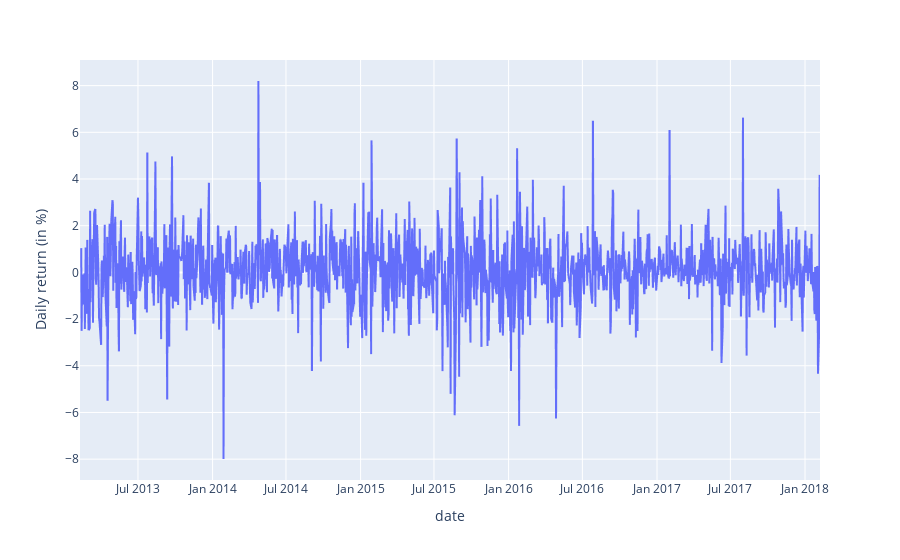

Notebook cell for this chart:
### Code cell
import plotly.express as px
px.line(apple_df,x='date',y='Daily return (in %)')

### Figure 1 — Plotly figure (JSON) as saved in the notebook; plotly's stock layout.template omitted (floating-point values rounded to 4 significant figures; data arrays with more than 128 entries replaced by an {"elided": "..."} marker saying what was removed)
{"data": [{"hovertemplate": "date=%{x}<br>Daily return (in %)=%{y}<extra></extra>", "legendgroup": "", "line": {"color": "#636efa", "dash": "solid"}, "marker": {"symbol": "circle"}, "mode": "lines", "name": "", "showlegend": false, "type": "scattergl", "x": {"elided": "1259 str values"}, "xaxis": "x", "y": {"elided": "1259 float values"}, "yaxis": "y"}], "layout": {"legend": {"tracegroupgap": 0}, "margin": {"t": 60}, "xaxis": {"anchor": "y", "domain": [0, 1], "title": {"text": "date"}}, "yaxis": {"anchor": "x", "domain": [0, 1], "title": {"text": "Daily return (in %)"}}}}
